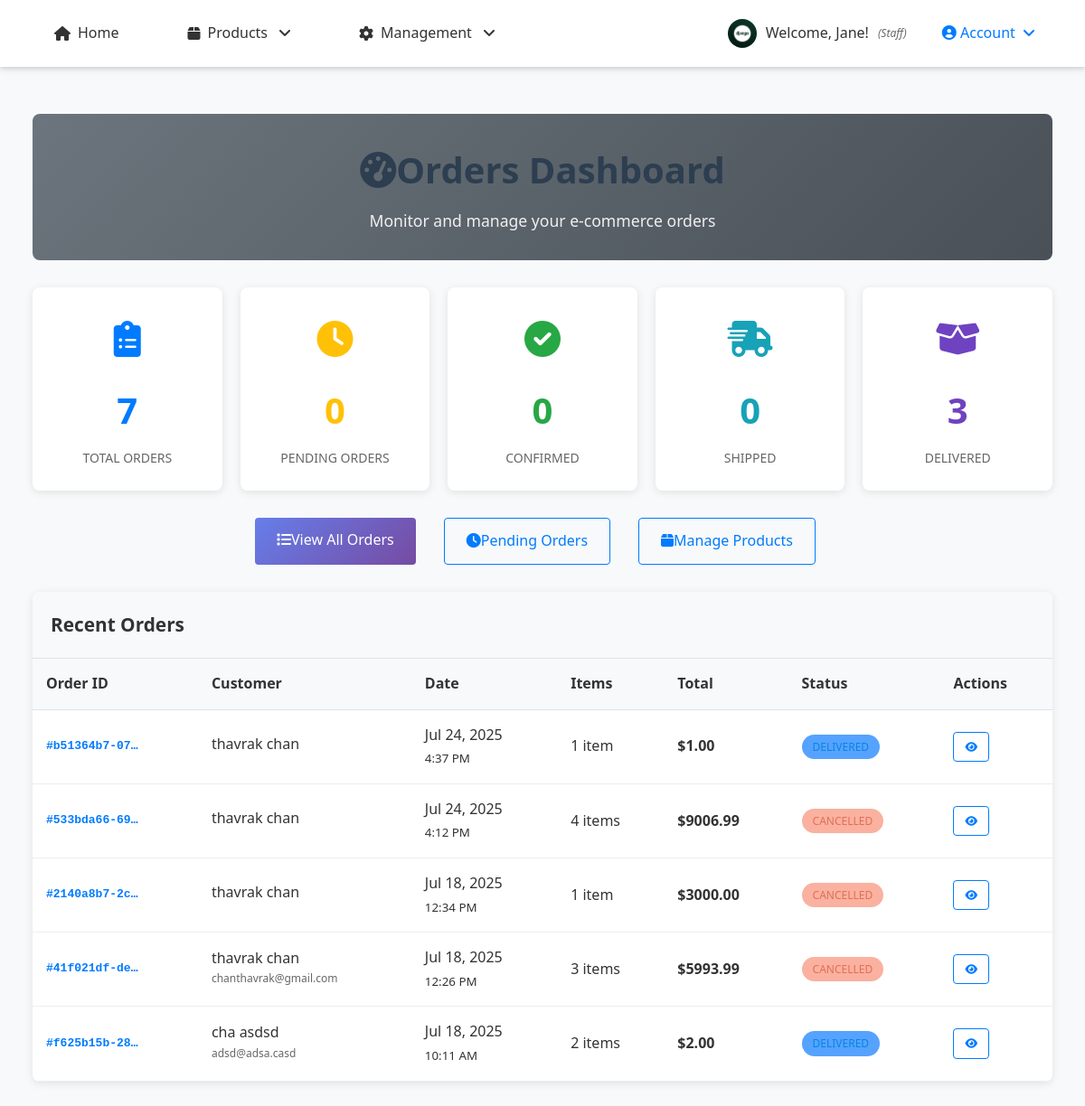
/orders/admin/dashboard/ (signed in), run on the app's committed database.
### accounts/models.py (models this page shows, shortened)
class UserProfile(models.Model):
    ROLE_CHOICES = [
        ('customer', 'Customer'),
        ('staff', 'Staff'),
        ('owner', 'Owner/Admin'),
    ]
    user = models.OneToOneField(User, on_delete=models.CASCADE, related_name='profile')
    phone_number = models.CharField(max_length=15, blank=True, null=True)
    address = models.TextField(blank=True, null=True)
    date_of_birth = models.DateField(blank=True, null=True)
    profile_picture = models.ImageField(upload_to='profiles/', blank=True, null=True)
    role = models.CharField(max_length=20, choices=ROLE_CHOICES, default='customer')
    billing_first_name = models.CharField(max_length=100, blank=True, null=True)
    billing_last_name = models.CharField(max_length=100, blank=True, null=True)
    billing_email = models.EmailField(blank=True, null=True)
    billing_phone = models.CharField(max_length=20, blank=True, null=True)
    billing_address = models.TextField(blank=True, null=True)
    billing_city = models.CharField(max_length=100, blank=True, null=True)
    billing_state = models.CharField(max_length=100, blank=True, null=True)
    billing_postal_code = models.CharField(max_length=20, blank=True, null=True)
    billing_country = models.CharField(max_length=100, blank=True, null=True)
    shipping_first_name = models.CharField(max_length=100, blank=True, null=True)
    shipping_last_name = models.CharField(max_length=100, blank=True, null=True)
    shipping_phone = models.CharField(max_length=20, blank=True, null=True)
    shipping_address = models.TextField(blank=True, null=True)
    shipping_city = models.CharField(max_length=100, blank=True, null=True)
    shipping_state = models.CharField(max_length=100, blank=True, null=True)
    shipping_postal_code = models.CharField(max_length=20, blank=True, null=True)
    shipping_country = models.CharField(max_length=100, blank=True, null=True)
    created_at = models.DateTimeField(auto_now_add=True)
    updated_at = models.DateTimeField(auto_now=True)
    def can_access_admin(self):
        return self.role == 'owner' or self.user.is_superuser
    def can_manage_products(self):
        return self.role in ['staff', 'owner'] or self.user.is_superuser
    def can_access_dashboard(self):
        return self.role in ['staff', 'owner'] or self.user.is_superuser
    class Meta:
        verbose_name = "User Profile"
        verbose_name_plural = "User Profiles"

### orders/models.py (models this page shows, shortened)
class Order(models.Model):
    ORDER_STATUS_CHOICES = [
        ('pending', 'Pending'),
        ('confirmed', 'Confirmed'),
        ('processing', 'Processing'),
        ('shipped', 'Shipped'),
        ('delivered', 'Delivered'),
        ('cancelled', 'Cancelled'),
        ('refunded', 'Refunded'),
    ]
    order_id = models.UUIDField(default=uuid.uuid4, unique=True, editable=False)
    user = models.ForeignKey(User, on_delete=models.CASCADE, related_name='orders')
    status = models.CharField(max_length=20, choices=ORDER_STATUS_CHOICES, default='pending')
    first_name = models.CharField(max_length=100)
    last_name = models.CharField(max_length=100)
    email = models.EmailField()
    phone = models.CharField(max_length=20)
    shipping_first_name = models.CharField(max_length=100, blank=True)
    shipping_last_name = models.CharField(max_length=100, blank=True)
    shipping_phone = models.CharField(max_length=20, blank=True)
    shipping_address = models.TextField()
    shipping_city = models.CharField(max_length=100)
    shipping_state = models.CharField(max_length=100)
    shipping_postal_code = models.CharField(max_length=20)
    shipping_country = models.CharField(max_length=100, default='Cambodia')
    total_amount = models.DecimalField(max_digits=10, decimal_places=2)
    shipping_cost = models.DecimalField(max_digits=10, decimal_places=2, default=0.00)
    tax_amount = models.DecimalField(max_digits=10, decimal_places=2, default=0.00)
    created_at = models.DateTimeField(auto_now_add=True)
    updated_at = models.DateTimeField(auto_now=True)
    order_notes = models.TextField(blank=True, null=True)
    class Meta:
        ordering = ['-created_at']
    @property
    def grand_total(self):
        from decimal import Decimal
        total = Decimal(str(self.total_amount)) if self.total_amount else Decimal('0.00')
        shipping = Decimal(str(self.shipping_cost)) if self.shipping_cost else Decimal('0.00')
        tax = Decimal(str(self.tax_amount)) if self.tax_amount else Decimal('0.00')
        return total + shipping + tax
    @property
    def total_items(self):
        return sum(item.quantity for item in self.order_items.all())

class OrderItem(models.Model):
    order = models.ForeignKey(Order, on_delete=models.CASCADE, related_name='order_items')
    product = models.ForeignKey(Product, on_delete=models.CASCADE)
    quantity = models.PositiveIntegerField(default=1)
    price = models.DecimalField(max_digits=10, decimal_places=2)  # Price at time of order
    created_at = models.DateTimeField(auto_now_add=True)

### orders/views.py (the view)
# urls.py: path('admin/dashboard/', views.admin_dashboard, name='admin_dashboard'),
@login_required
def admin_dashboard(request):
    if not request.user.is_staff:
        messages.error(request, 'Access denied. Staff privileges required.')
        return redirect('store:home')
    total_orders = Order.objects.count()
    pending_orders = Order.objects.filter(status='pending').count()
    confirmed_orders = Order.objects.filter(status='confirmed').count()
    shipped_orders = Order.objects.filter(status='shipped').count()
    delivered_orders = Order.objects.filter(status='delivered').count()
    recent_orders = Order.objects.select_related('user').order_by('-created_at')[:5]
    context = {
        'total_orders': total_orders,
        'pending_orders': pending_orders,
        'confirmed_orders': confirmed_orders,
        'shipped_orders': shipped_orders,
        'delivered_orders': delivered_orders,
        'recent_orders': recent_orders,
    }
    return render(request, 'orders/admin/dashboard.html', context)

### orders/templates/orders/admin/dashboard.html (shortened to what this page needs)
{% extends 'base.html' %}
{% load static %}
{% block content %}
<div class="dashboard-container">
    <div class="dashboard-header">
        <h1 class="dashboard-title">
            <i class="fas fa-tachometer-alt me-3"></i>Orders Dashboard
        </h1>
        <p class="dashboard-subtitle">Monitor and manage your e-commerce orders</p>
    </div>
    <div class="stats-grid">
        <div class="stat-card stat-total">
            <div class="stat-icon">
                <i class="fas fa-clipboard-list"></i>
            </div>
            <div class="stat-number">{{ total_orders }}</div>
            <div class="stat-label">Total Orders</div>
        </div>
        <div class="stat-card stat-pending">
            <div class="stat-icon">
                <i class="fas fa-clock"></i>
            </div>
            <div class="stat-number">{{ pending_orders }}</div>
            <div class="stat-label">Pending Orders</div>
        </div>
        <div class="stat-card stat-confirmed">
            <div class="stat-icon">
                <i class="fas fa-check-circle"></i>
            </div>
            <div class="stat-number">{{ confirmed_orders }}</div>
            <div class="stat-label">Confirmed</div>
        </div>
        <div class="stat-card stat-shipped">
            <div class="stat-icon">
                <i class="fas fa-shipping-fast"></i>
            </div>
            <div class="stat-number">{{ shipped_orders }}</div>
            <div class="stat-label">Shipped</div>
        </div>
        <div class="stat-card stat-delivered">
            <div class="stat-icon">
                <i class="fas fa-box-open"></i>
            </div>
            <div class="stat-number">{{ delivered_orders }}</div>
            <div class="stat-label">Delivered</div>
        </div>
    </div>
    <div class="quick-actions">
        <a href="{% url 'orders:admin_order_list' %}" class="btn btn-primary btn-lg">
            <i class="fas fa-list me-2"></i>View All Orders
        </a>
        <a href="{% url 'orders:admin_order_list' %}?status=pending" class="btn btn-outline-primary btn-lg">
            <i class="fas fa-clock me-2"></i>Pending Orders
        </a>
        <a href="{% url 'products:product_list' %}" class="btn btn-outline-primary btn-lg">
            <i class="fas fa-box me-2"></i>Manage Products
        </a>
    </div>
    <div class="recent-orders-section">
        <div class="section-header">
            <h2 class="section-title">Recent Orders</h2>
        </div>
        {% if recent_orders %}
        <table class="orders-table">
            <thead>
                <tr>
                    <th>Order ID</th>
                    <th>Customer</th>
                    <th>Date</th>
                    <th>Items</th>
                    <th>Total</th>
                    <th>Status</th>
                    <th>Actions</th>
                </tr>
            </thead>
            <tbody>
                {% for order in recent_orders %}
                <tr>
                    <td>
                        <div class="order-id">#{{ order.order_id|truncatechars:12 }}</div>
                    </td>
                    <td>
                        <div class="customer-info">
                            <div class="customer-name">{{ order.first_name }} {{ order.last_name }}</div>
                            <div class="customer-email">{{ order.email }}</div>
                        </div>
                    </td>
                    <td>
                        <div>{{ order.created_at|date:"M d, Y" }}</div>
                        <small class="text-muted">{{ order.created_at|time:"g:i A" }}</small>
                    </td>
                    <td>
                        {{ order.total_items }} item{{ order.total_items|pluralize }}
                    </td>
                    <td>
                        <strong>${{ order.grand_total }}</strong>
                    </td>
                    <td>
                        <span class="status-badge status-{{ order.status }}">
                            {{ order.get_status_display }}
                        </span>
                    </td>
                    <td>
                        <div class="action-buttons">
                            <a href="{% url 'orders:admin_order_detail' order.order_id %}"
                               class="btn btn-outline-primary">
                                <i class="fas fa-eye"></i>
                            </a>
                        </div>
                    </td>
                </tr>
                {% endfor %}
            </tbody>
        </table>
        {% else %}
        <div class="empty-state">
            <i class="fas fa-clipboard-list"></i>
            <h3>No Orders Yet</h3>
            <p>When customers place orders, they will appear here.</p>
        </div>
        {% endif %}
    </div>
</div>
{% endblock %}

### store/templates/base.html (shortened to what this page needs)
{% load static %}
<!DOCTYPE html>
<html lang="en">
<head>
    <link rel="stylesheet" href="https://cdnjs.cloudflare.com/ajax/libs/font-awesome/6.0.0/css/all.min.css">
    <link rel="stylesheet" href="{% static 'store/css/style.css' %}">
</head>
<body>
    <header>
        <nav>
            <ul>
                <li><a href="{% url 'store:home' %}">
                    <i class="fas fa-home"></i> Home
                </a></li>
                <li class="dropdown">
                    <a href="#" class="dropdown-toggle">
                        <i class="fas fa-box"></i> Products
                    </a>
                </li>
                {% if user.is_authenticated %}
                    {% if user.profile.role == 'staff' or user.profile.role == 'owner' %}
                        <li class="dropdown">
                            <a href="#" class="dropdown-toggle">
                                <i class="fas fa-cog"></i> Management
                            </a>
                        </li>
                    {% endif %}
                {% endif %}
            </ul>
            <div class="auth-nav">
                {% if user.is_authenticated %}
                    <div class="user-info">
                        {% if user.profile.profile_picture %}
                            <img src="{{ user.profile.profile_picture.url }}" alt="Profile" class="user-avatar">
                        {% else %}
                            <div class="user-default-avatar">
                                {{ user.first_name|first|default:user.username|first }}
                            </div>
                        {% endif %}
                        <span>Welcome, {{ user.first_name|default:user.username }}!</span>
                        <small class="user-role">({{ user.profile.get_role_display }})</small>
                    </div>
                    <div class="dropdown">
                        <a href="#" class="dropdown-toggle" style="color: #007bff; font-weight: 500;">
                            <i class="fas fa-user-circle"></i> Account
                        </a>
                    </div>
                {% endif %}
            </div>
        </nav>
    </header>
    <main>
        <div class="container">
            {% block content %}
            {% endblock %}
        </div>
    </main>
</body>
</html>

### data on the page
Order: order_id "b51364b7-07…", first_name "thavrak", last_name "chan", created_at "Jul 24, 2025", created_at "4:37 PM", total_items "1", grand_total "1.00", status "DELIVERED"
Order: order_id "533bda66-69…", first_name "thavrak", last_name "chan", created_at "Jul 24, 2025", created_at "4:12 PM", total_items "4", grand_total "9006.99", status "CANCELLED"
Order: order_id "2140a8b7-2c…", first_name "thavrak", last_name "chan", created_at "Jul 18, 2025", created_at "12:34 PM", total_items "1", grand_total "3000.00", status "CANCELLED"
Order: order_id "41f021df-de…", first_name "thavrak", last_name "chan", email "chanthavrak@gmail.com", created_at "Jul 18, 2025", created_at "12:26 PM", total_items "3", grand_total "5993.99", status "CANCELLED"
Order: order_id "f625b15b-28…", first_name "cha", last_name "asdsd", email "adsd@adsa.casd", created_at "Jul 18, 2025", created_at "10:11 AM", total_items "2", grand_total "2.00", status "DELIVERED"

### other printed values
{{ user.first_name|default:user.username }} "Jane"
{{ user.profile.get_role_display }} "Staff"
{{ total_orders }} "7"
{{ pending_orders }} "0"
{{ confirmed_orders }} "0"
{{ shipped_orders }} "0"
{{ delivered_orders }} "3"
